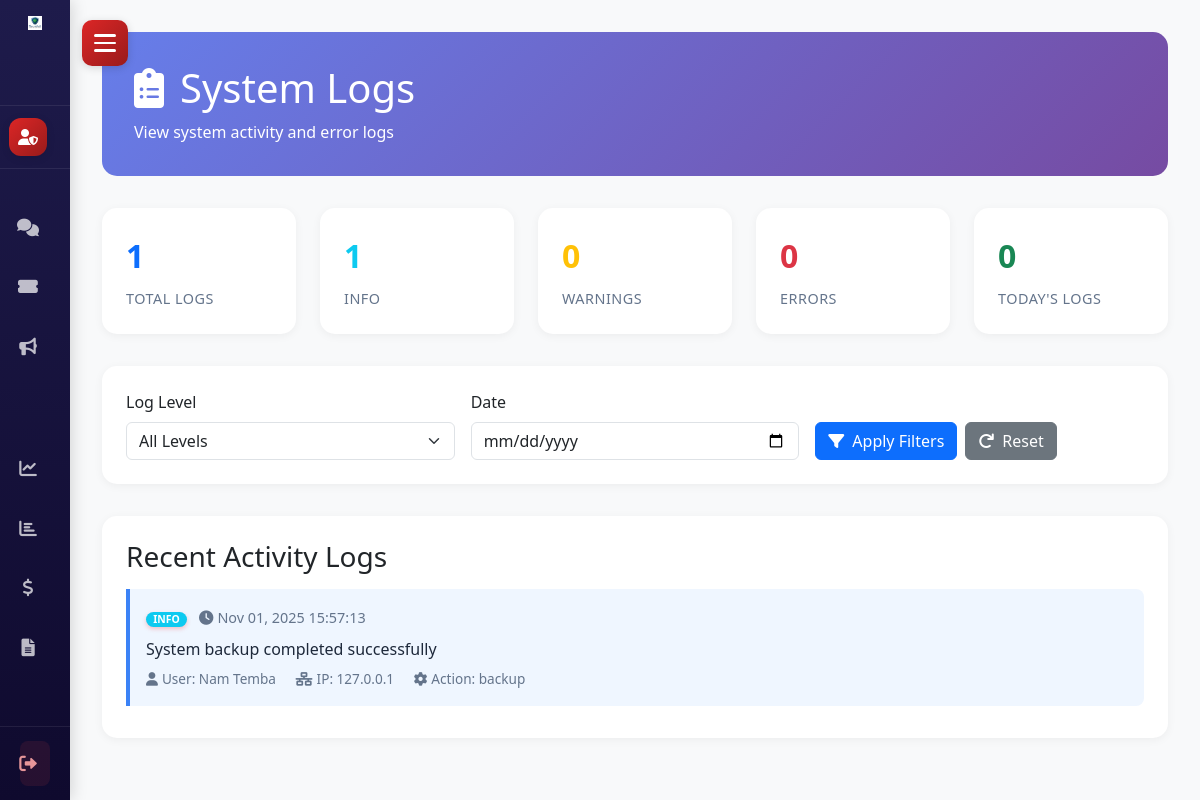
/admin/logs.php (signed in), run on the app's committed database.
### tables this page shows
CREATE TABLE `system_logs` (
  `log_id` int(11) NOT NULL,
  `log_level` enum('info','warning','error') DEFAULT 'info',
  `message` text NOT NULL,
  `action` varchar(100) DEFAULT NULL COMMENT 'Action performed',
  `user_id` int(11) DEFAULT NULL COMMENT 'User who performed action',
  `ip_address` varchar(45) DEFAULT NULL,
  `user_agent` varchar(255) DEFAULT NULL,
  `created_at` timestamp NOT NULL DEFAULT current_timestamp()
);

CREATE TABLE `customer` (
  `customer_id` int(11) NOT NULL,
  `customer_name` varchar(100) NOT NULL,
  `customer_email` varchar(50) NOT NULL,
  `customer_pass` varchar(150) NOT NULL,
  `customer_country` varchar(30) NOT NULL,
  `customer_city` varchar(30) NOT NULL,
  `customer_address` text DEFAULT NULL COMMENT 'Full street address',
  `customer_latitude` decimal(10,8) DEFAULT NULL COMMENT 'Latitude coordinate',
  `customer_longitude` decimal(11,8) DEFAULT NULL COMMENT 'Longitude coordinate',
  `customer_contact` varchar(15) NOT NULL,
  `customer_image` varchar(100) DEFAULT NULL,
  `user_role` int(11) NOT NULL COMMENT '0=Super Admin, 1=Pharmacy Owner, 2=Customer',
  `created_at` timestamp NOT NULL DEFAULT current_timestamp(),
  `updated_at` timestamp NULL DEFAULT NULL ON UPDATE current_timestamp(),
  `offers_delivery` tinyint(1) DEFAULT 0,
  `delivery_fee` decimal(10,2) DEFAULT 0.00,
  `delivery_radius_km` decimal(6,2) DEFAULT 10.00,
  `min_order_for_delivery` decimal(10,2) DEFAULT 0.00
);

### admin/logs.php (the view, shortened to what this page needs)
<?php
$conn = new mysqli(SERVER, USERNAME, PASSWD, DATABASE);
$stats_query = "SELECT
                    COUNT(*) as total_logs,
                    COUNT(CASE WHEN log_level = 'info' THEN 1 END) as info_count,
                    COUNT(CASE WHEN log_level = 'warning' THEN 1 END) as warning_count,
                    COUNT(CASE WHEN log_level = 'error' THEN 1 END) as error_count,
                    COUNT(CASE WHEN DATE(created_at) = CURDATE() THEN 1 END) as today_count
                FROM system_logs";
$stats_result = $conn->query($stats_query);
if ($stats_result) {
    $stats = $stats_result->fetch_assoc();
} else {
    $stats = ['total_logs' => 0, 'info_count' => 0, 'warning_count' => 0, 'error_count' => 0, 'today_count' => 0];
}
$filter_level = isset($_GET['level']) ? $_GET['level'] : 'all';
$filter_date = isset($_GET['date']) ? $_GET['date'] : '';
$logs_query = "SELECT l.*, u.customer_name as user_name
               FROM system_logs l
               LEFT JOIN customer u ON l.user_id = u.customer_id
               WHERE 1=1";
$logs_query .= " ORDER BY l.created_at DESC LIMIT 100";
$logs_result = $conn->query($logs_query);
$logs = [];
if ($logs_result) {
    while ($row = $logs_result->fetch_assoc()) {
        $logs[] = $row;
    }
}
?>
<!DOCTYPE html>
<html lang="en">
<head>
    <link href="https://cdnjs.cloudflare.com/ajax/libs/bootstrap/5.3.0/css/bootstrap.min.css" rel="stylesheet">
    <link rel="stylesheet" href="https://cdnjs.cloudflare.com/ajax/libs/font-awesome/6.0.0/css/all.min.css">
    <link rel="stylesheet" href="../css/sidebar.css?v=2.2">
</head>
<body>
    <?php include('../view/components/sidebar_super_admin.php'); ?>
    <div class="main-content">
        <div class="page-header">
            <h1><i class="fas fa-clipboard-list me-3"></i>System Logs</h1>
            <p class="mb-0">View system activity and error logs</p>
        </div>
        <div class="stats-row">
            <div class="stat-card">
                <div class="stat-number text-primary"><?php echo $stats['total_logs']; ?></div>
                <div class="stat-label">Total Logs</div>
            </div>
            <div class="stat-card">
                <div class="stat-number text-info"><?php echo $stats['info_count']; ?></div>
                <div class="stat-label">Info</div>
            </div>
            <div class="stat-card">
                <div class="stat-number text-warning"><?php echo $stats['warning_count']; ?></div>
                <div class="stat-label">Warnings</div>
            </div>
            <div class="stat-card">
                <div class="stat-number text-danger"><?php echo $stats['error_count']; ?></div>
                <div class="stat-label">Errors</div>
            </div>
            <div class="stat-card">
                <div class="stat-number text-success"><?php echo $stats['today_count']; ?></div>
                <div class="stat-label">Today's Logs</div>
            </div>
        </div>
        <div class="filters-card">
            <form method="GET" action="" class="row g-3">
                <div class="col-md-4">
                    <label class="form-label">Log Level</label>
                    <select class="form-select" name="level">
                        <option value="all" <?php echo $filter_level == 'all' ? 'selected' : ''; ?>>All Levels</option>
                    </select>
                </div>
                <div class="col-md-4">
                    <label class="form-label">Date</label>
                    <input type="date" class="form-control" name="date" value="<?php echo htmlspecialchars($filter_date); ?>">
                </div>
                <div class="col-md-4 d-flex align-items-end">
                    <button type="submit" class="btn btn-primary me-2">
                        <i class="fas fa-filter me-2"></i>Apply Filters
                    </button>
                    <a href="logs.php" class="btn btn-secondary">
                        <i class="fas fa-redo me-2"></i>Reset
                    </a>
                </div>
            </form>
        </div>
        <div class="logs-container">
            <h3 class="mb-3">Recent Activity Logs</h3>
            <?php if (count($logs) > 0): ?>
                <?php foreach ($logs as $log): ?>
                    <div class="log-entry level-<?php echo $log['log_level']; ?>">
                        <div class="d-flex justify-content-between align-items-start">
                            <div class="flex-grow-1">
                                <span class="badge bg-<?php echo $log['log_level'] == 'error' ? 'danger' : ($log['log_level'] == 'warning' ? 'warning' : 'info'); ?>">
                                    <?php echo strtoupper($log['log_level']); ?>
                                </span>
                                <span class="log-time ms-2">
                                    <i class="fas fa-clock me-1"></i><?php echo date('M d, Y H:i:s', strtotime($log['created_at'])); ?>
                                </span>
                            </div>
                        </div>
                        <p class="log-message"><?php echo htmlspecialchars($log['message']); ?></p>
                        <div class="log-details">
                            <?php if ($log['user_name']): ?>
                                <i class="fas fa-user me-1"></i>User: <?php echo htmlspecialchars($log['user_name']); ?>
                            <?php endif; ?>
                            <?php if ($log['ip_address']): ?>
                                <i class="fas fa-network-wired ms-3 me-1"></i>IP: <?php echo htmlspecialchars($log['ip_address']); ?>
                            <?php endif; ?>
                            <?php if ($log['action']): ?>
                                <i class="fas fa-cog ms-3 me-1"></i>Action: <?php echo htmlspecialchars($log['action']); ?>
                            <?php endif; ?>
                        </div>
                    </div>
                <?php endforeach; ?>
            <?php endif; ?>
        </div>
    </div>
</body>
</html>

### css/sidebar.css (style rules this page uses)
:root { --sidebar-width: 280px; --sidebar-collapsed-width: 70px; --hamburger-width: 60px; --transition-speed: 0.3s; --super-admin-bg-start: #1e1b4b; --super-admin-bg-end: #0f0a2e; --super-admin-accent: #dc2626; --super-admin-hover: #2d2560; --super-admin-text: #e0e7ff; --pharmacy-bg-start: #064e3b; --pharmacy-bg-end: #022c22; --pharmacy-accent: #10b981; --pharmacy-hover: #065f46; --pharmacy-text: #d1fae5; --customer-bg-start: #4c1d95; --customer-bg-end: #2e1065; --customer-accent: #8b5cf6; --customer-hover: #6d28d9; --customer-text: #e9d5ff; }
* { margin: 0; padding: 0; box-sizing: border-box; }
body { font-family: 'Inter', 'Segoe UI', Tahoma, Geneva, Verdana, sans-serif; background-color: #f8fafc; }
.badge { background: #ef4444; color: white; padding: 0.12rem 0.45rem; border-radius: 10px; font-size: 0.65rem; font-weight: 600; min-width: 18px; text-align: center; box-shadow: 0 2px 4px rgba(239, 68, 68, 0.3); }
.main-content { margin-left: var(--sidebar-width); padding: 2rem; min-height: 100vh; transition: margin-left var(--transition-speed) ease; }
.sidebar.collapsed ~ .main-content { margin-left: var(--sidebar-collapsed-width); }
.mb-3 { margin-bottom: 1.5rem; }

### admin/logs.php (style rules this page uses)
:root { --primary: #667eea; --primary-dark: #764ba2; --success: #10b981; --danger: #ef4444; --warning: #f59e0b; --sidebar-width: 280px; }
body { background: #f8f9fa; font-family: 'Segoe UI', Tahoma, Geneva, Verdana, sans-serif; }
.main-content { margin-left: var(--sidebar-width); padding: 2rem; min-height: 100vh; transition: margin-left 0.3s ease; }
.page-header { background: linear-gradient(135deg, var(--primary), var(--primary-dark)); color: white; padding: 2rem; border-radius: 15px; margin-bottom: 2rem; }
.stats-row { display: grid; grid-template-columns: repeat(auto-fit, minmax(180px, 1fr)); gap: 1.5rem; margin-bottom: 2rem; }
.stat-card { background: white; border-radius: 15px; padding: 1.5rem; box-shadow: 0 2px 10px rgba(0,0,0,0.05); transition: all 0.3s; }
.stat-number { font-size: 2rem; font-weight: 800; margin-bottom: 0.5rem; }
.stat-label { color: #64748b; font-size: 0.9rem; text-transform: uppercase; letter-spacing: 0.5px; }
.filters-card { background: white; border-radius: 15px; padding: 1.5rem; box-shadow: 0 2px 10px rgba(0,0,0,0.05); margin-bottom: 2rem; }
.logs-container { background: white; border-radius: 15px; padding: 1.5rem; box-shadow: 0 2px 10px rgba(0,0,0,0.05); }
.log-entry { border-left: 4px solid #e2e8f0; padding: 1rem; margin-bottom: 0.5rem; border-radius: 0 8px 8px 0; background: #f9fafb; }
.log-entry.level-info { border-left-color: #3b82f6; background: #eff6ff; }
.log-time { color: #64748b; font-size: 0.9rem; }
.log-message { margin: 0.5rem 0; color: #1e293b; }
.log-details { font-size: 0.85rem; color: #64748b; }

### data on the page
system_logs: log_level "INFO", created_at "Nov 01, 2025 15:57:13", message "System backup completed successfully", user.customer_name "Nam Temba", ip_address "127.0.0.1", action "backup"

### other printed values
$stats['total_logs'] "1"
$stats['info_count'] "1"
$stats['warning_count'] "0"
$stats['error_count'] "0"
$stats['today_count'] "0"
